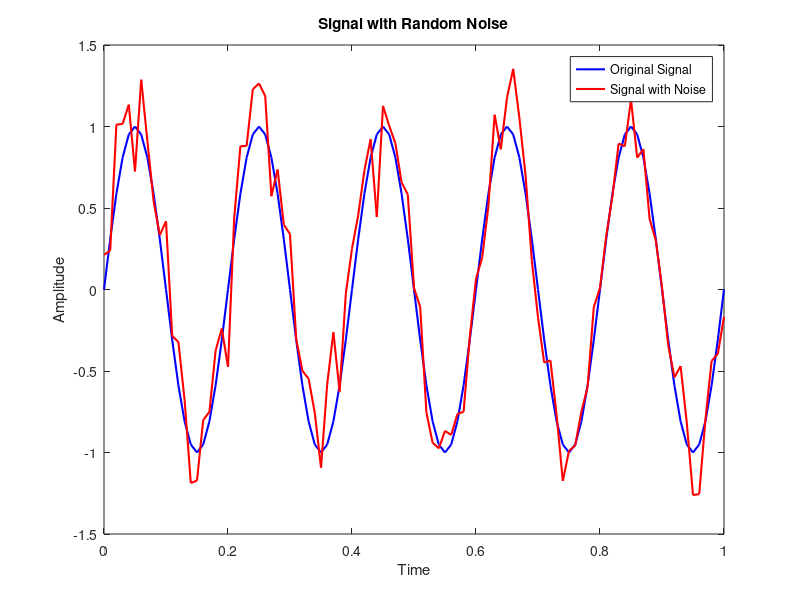

MATLAB code for this plot: (Note: this script raises an error after producing the figure.)
clc;
close all;
clear;

% synthetic signal

% Define your signal 'x'
t = 0:0.01:1; % Define the time axis
x = sin(2*pi*5*t); % Example signal: sine wave

% Add random noise
noise_amplitude = 0.2; % Adjust the amplitude of the noise as desired
noise = noise_amplitude * randn(size(x)); % Generate random noise
x_with_noise = x + noise; % Add noise to the signal

% Plot the original signal and the signal with noise
figure;
plot(t, x, 'b', 'LineWidth', 1.5); % Original signal in blue
hold on;
plot(t, x_with_noise, 'r', 'LineWidth', 1.5); % Signal with noise in red
legend('Original Signal', 'Signal with Noise');
xlabel('Time');
ylabel('Amplitude');
title('Signal with Random Noise');
p=x;
% dd = data;
data=p';
dd=data;
tic

data = sgolayfilt(data', 5, 33);
zz = data;
imf = eemd(data, 12, 1, 1.2);

toc

[nrow, ncol] = size(imf);

featurematrix = [];

%code for PSD for table II
Fs=200;
for ii=1:nrow
    
    p=imf(ii, :)';
    [Pxx, F] = periodogram(p, rectwin(length(p)), length(p), Fs);
%     delta = bandpower(Pxx,F,[0 4],'psd');
%     theta = bandpower(Pxx,F,[4 8],'psd');
    alpha = bandpower(Pxx,F,[8 12],'psd');
    beta = bandpower(Pxx,F,[12 35],'psd');
    gamma = bandpower(Pxx,F,[35 70],'psd'); 

%     featurematrix(ii, 1) = delta;
%     featurematrix(ii, 2) = theta;
    featurematrix(ii, 1) = alpha;
    featurematrix(ii, 2) = beta;
    featurematrix(ii, 3) = gamma;


end


%% No. of iteration = goal * ens * itr [from emd.m]
%% 

rs = [];
for ii=1:ncol
    rs(1, ii) = sum(imf(:, ii));
end
c=data;

%CODE for IMF plot Figure 10
 for ii=1:12
  subplot(12,1,ii);
  plot(imf(ii,:));
  xlabel('Time');
ylabel('Fq');
  title(sprintf("IMF: %d",ii));
if ii==12
   subplot(12,1,ii);
  plot(imf(ii,:));
  xlabel('Time');
ylabel('Fq');
  title(sprintf("RES")); end
 end
%code for reconstruction figure 8

% rs=imf(1,:)+imf(2,:)+imf(3,:)+imf(4,:)+imf(5,:)+imf(6,:)+imf(7,:)+imf(8,:)+imf(9,:)+imf(10,:)+imf(11,:)+imf(12,:);
% yy=data;

rs = sum(imf); 

%code for reconstruction signal
 figure;
plot(t, x, 'b', 'LineWidth', 1.5); % Original signal in blue
hold on;
plot(t, rs, 'r', 'LineWidth', 1.5); % Signal with noise in red
legend('Original Signal', 'Reconstructed signal by EEMD');
xlabel('Time');
ylabel('Amplitude');
title('Signal reconstruction');

hold off;

%code for SNR
%%% code for SNR
 r = snr(zz, rs);
 disp(strcat("SNR EEMD: ", num2str(r)));

 %code for RMSE
 E = rmse(zz, rs);


 %nmse
 n = calNMSE(zz, rs);


 % SSIM
ss = ssim(zz, rs);
 % CC
cc = corrcoef(zz, rs);

% for ii=1:12
% %Code for figure 6
%   figure;
%   img = plot(imf(ii, 1:1000));
%   xlabel('Time');
%   ylabel('Freq');
%   title(strcat('IMF ', int2str(ii)));
%   outfile = strcat('EEMD_IMF_', int2str(ii), '.png')
%   saveas(img, outfile);
% end


%   figure;
%   fig = plot(imf(13,1:1000));
%   xlabel('Time');
%   ylabel('Freq');
%   title('RES');
%   saveas(fig, 'EEMD_RES.png')
%   %code for reconstruction signal in one plot
% 
% yyy=zz';
% figure;
% plot(rs(1:999),'-b'); hold on;
% plot(yyy(1:999),'-r');
% ylabel('freq')
% xlabel('time(s)')
% title('Reconstructed signal from EEMD') ;
% legend('Reconstructed Signal by EEMD','Original EEG signal')
% hold off;


% RMSE and NMSE
% ---------------------

rmse_val = rmse(dd', rs);
nmse_val = calNMSE(dd', rs);

disp(strcat("RMSE EEMD: ", num2str(rmse_val)));
disp(strcat("NMSE EEMD: ", num2str(nmse_val)));

  % SSIM
ss = ssim(x, rs);
 % CC
cc = corrcoef(x, rs);
disp(strcat("CC GoEMD: ", num2str(cc)));
disp(strcat("SSIM GoEMD: ", num2str(ss)));
